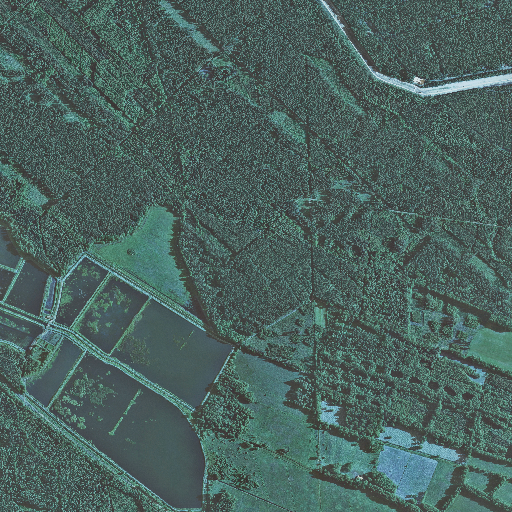
#> input picture data/processed/images/M-33-20-D-c-4-2.png, 512 x 512 px, found by its file name; its folder holds only this picture in this run
$ jupyter execute --allow-errors 01_data_prep.ipynb   (shell and % lines are left out)
#> lines starting #> are read from the running program, lines starting #| are printed output that depends on the picture
[cell 1]
# ===============================================
# 01_data_prep.ipynb
# Dataset visualization + preprocessing pipeline
# ===============================================

import os
import cv2
import numpy as np
import matplotlib.pyplot as plt
from tqdm import tqdm
from sklearn.model_selection import train_test_split

# Paths
RAW_IMG_DIR = "/Users/dhruvkumartiwari/Desktop/Dhruv_CODING/water-boundary-detector/data/raw/images"
RAW_MASK_DIR = "/Users/dhruvkumartiwari/Desktop/Dhruv_CODING/water-boundary-detector/data/raw/masks"
PROC_IMG_DIR = "/Users/dhruvkumartiwari/Desktop/Dhruv_CODING/water-boundary-detector/data/processed/images"
PROC_MASK_DIR = "/Users/dhruvkumartiwari/Desktop/Dhruv_CODING/water-boundary-detector/data/processed/masks"

os.makedirs(PROC_IMG_DIR, exist_ok=True)
os.makedirs(PROC_MASK_DIR, exist_ok=True)

# ---------------------------------------------------
# STEP 1: Inspect few samples
# ---------------------------------------------------
sample_imgs = os.listdir(RAW_IMG_DIR)[:3]

for fname in sample_imgs:
    img_path = os.path.join(RAW_IMG_DIR, fname)
    mask_path = os.path.join(RAW_MASK_DIR, fname)

    img = cv2.imread(img_path)
#> img is the input picture: shape (512, 512, 3); mean B, G, R 95, 99.3, 75.6
    mask = cv2.imread(mask_path, 0)  # grayscale
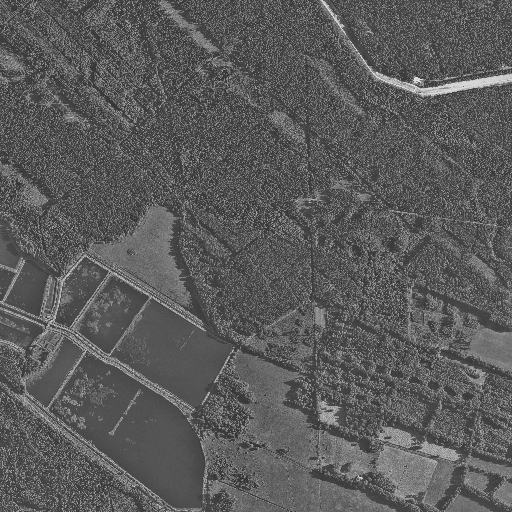
#> mask: shape (512, 512); min 45, max 231, mean 91.2

    plt.figure(figsize=(10, 5))
    plt.subplot(1, 2, 1)
    plt.imshow(cv2.cvtColor(img, cv2.COLOR_BGR2RGB))
    plt.title("Original Image")

    plt.subplot(1, 2, 2)
    plt.imshow(mask, cmap="gray")
    plt.title("Segmentation Mask")
    plt.show()
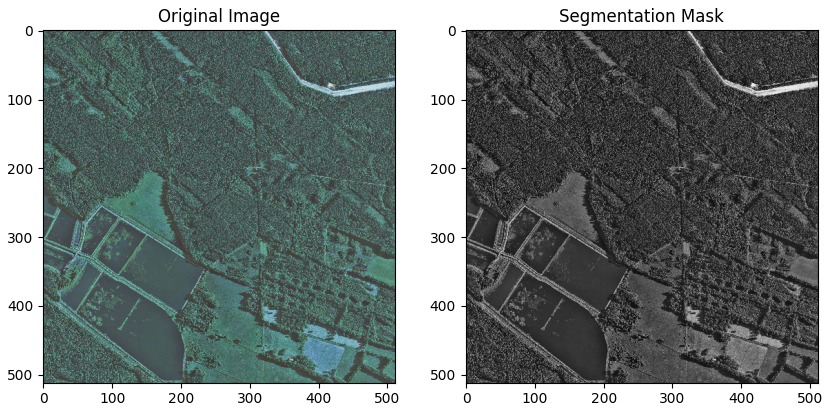
#> figure drawn by matplotlib, 2 panels

# ---------------------------------------------------
# STEP 2: Define constants and helper functions
# ---------------------------------------------------
IMAGE_SIZE = 512  # resize target

# You may need to check which pixel value corresponds to "water" in mask
# For LandCover.ai, 'water' is usually 3, but verify by inspecting the mask.
WATER_CLASS_ID = 3

def preprocess_image_mask(img_path, mask_path):
    img = cv2.imread(img_path)
    mask = cv2.imread(mask_path, 0)

    img_resized = cv2.resize(img, (IMAGE_SIZE, IMAGE_SIZE))
    mask_resized = cv2.resize(mask, (IMAGE_SIZE, IMAGE_SIZE), interpolation=cv2.INTER_NEAREST)

    # Convert to binary mask (water=255, else=0)
    binary_mask = np.where(mask_resized == WATER_CLASS_ID, 255, 0).astype("uint8")

    return img_resized, binary_mask

# ---------------------------------------------------
# STEP 3: Process and save all data (Final Fixed)
# ---------------------------------------------------
from PIL import Image

img_files = os.listdir(RAW_IMG_DIR)
processed_count = 0

for fname in tqdm(img_files, desc="Processing images"):
    img_path = os.path.join(RAW_IMG_DIR, fname)

    # Mask has the SAME name as image, no "_mask" suffix
    mask_path = os.path.join(RAW_MASK_DIR, fname)

    if not os.path.exists(mask_path):
        print(f"⚠️ Skipping (no mask found): {fname}")
        continue

    # Use Pillow for .tif reading (macOS-safe)
    img = np.array(Image.open(img_path).convert("RGB"))
    mask = np.array(Image.open(mask_path).convert("L"))

    img_resized = cv2.resize(img, (IMAGE_SIZE, IMAGE_SIZE))
    mask_resized = cv2.resize(mask, (IMAGE_SIZE, IMAGE_SIZE), interpolation=cv2.INTER_NEAREST)

    # Convert to binary mask: any nonzero pixel = 255
    binary_mask = (mask_resized > 0).astype("uint8") * 255
#> binary_mask: shape (512, 512); every value is 255

    # Save as .png for better compatibility
    out_name = os.path.splitext(fname)[0] + ".png"
    cv2.imwrite(os.path.join(PROC_IMG_DIR, out_name), img_resized)
    cv2.imwrite(os.path.join(PROC_MASK_DIR, out_name), binary_mask)

    processed_count += 1

print(f"✅ Preprocessing complete! {processed_count} image-mask pairs saved in 'data/processed/'")


# ---------------------------------------------------
# STEP 4: Train/Validation/Test split
# ---------------------------------------------------
images = sorted(os.listdir(PROC_IMG_DIR))
#> (the rest of this cell did not finish here and is left out)

$ run again, on data/processed/images/M-33-7-A-d-2-3.png
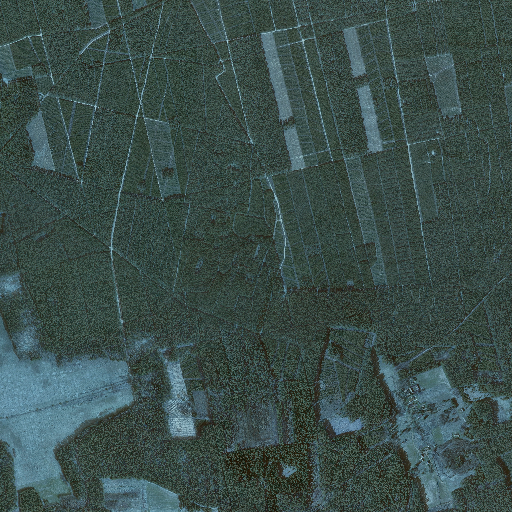
#> input picture data/processed/images/M-33-7-A-d-2-3.png, 512 x 512 px, found by its file name
#> img is the input picture: shape (512, 512, 3); mean B, G, R 74.8, 78.4, 59
#> `mask = cv2.imread(mask_path, 0)`:
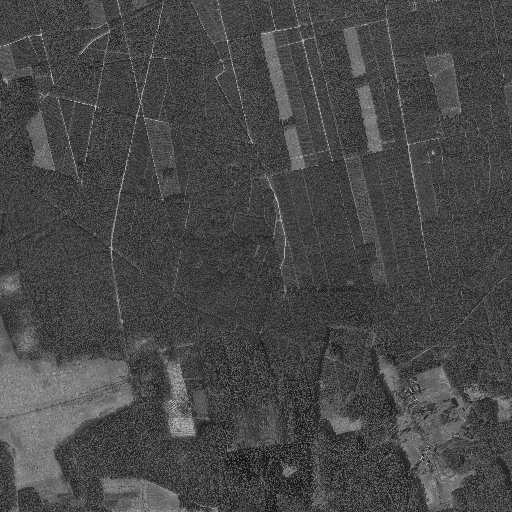
#> mask: shape (512, 512); min 10, max 221, mean 71.7
#> `plt.show()`:
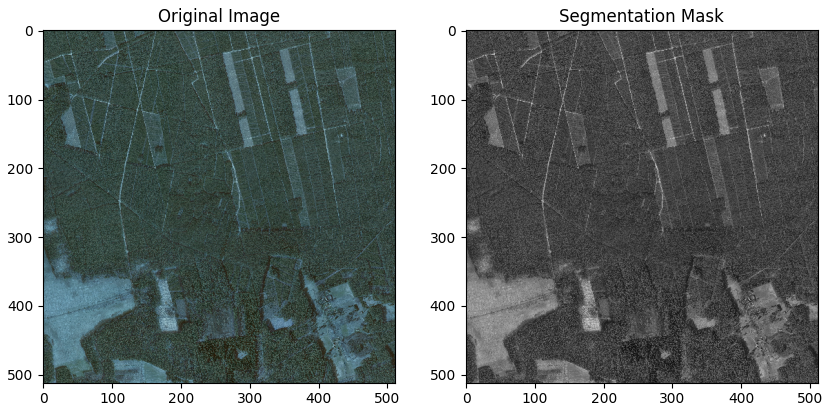
#> figure drawn by matplotlib, 2 panels
#> binary_mask: shape (512, 512); every value is 255

$ run again, on data/processed/images/M-33-7-A-d-3-2.png
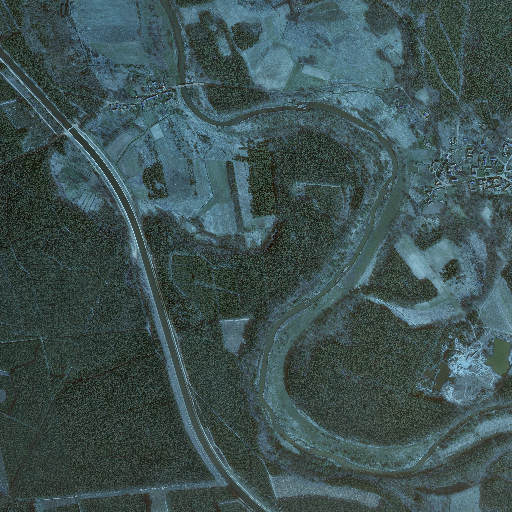
#> input picture data/processed/images/M-33-7-A-d-3-2.png, 512 x 512 px, found by its file name
#> img is the input picture: shape (512, 512, 3); mean B, G, R 82.6, 82.5, 62.4
#> `mask = cv2.imread(mask_path, 0)`:
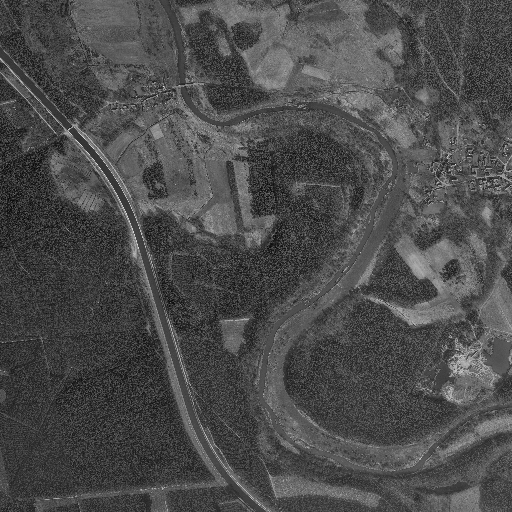
#> mask: shape (512, 512); min 5, max 234, mean 76
#> `plt.show()`:
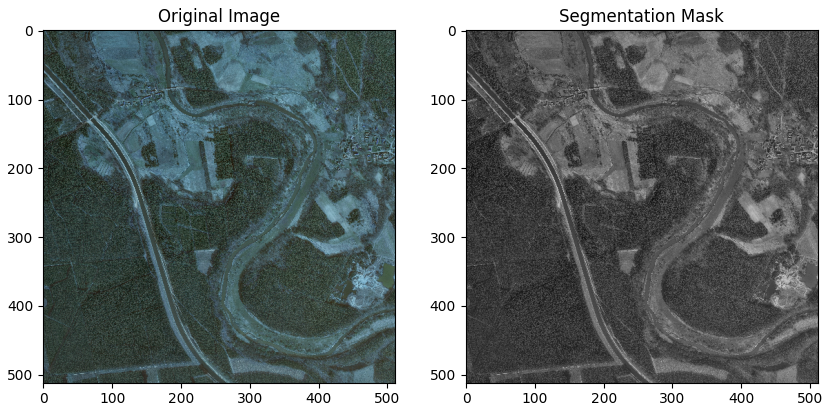
#> figure drawn by matplotlib, 2 panels
#> binary_mask: shape (512, 512); every value is 255

$ run again, on data/processed/images/M-34-32-B-a-4-3.png
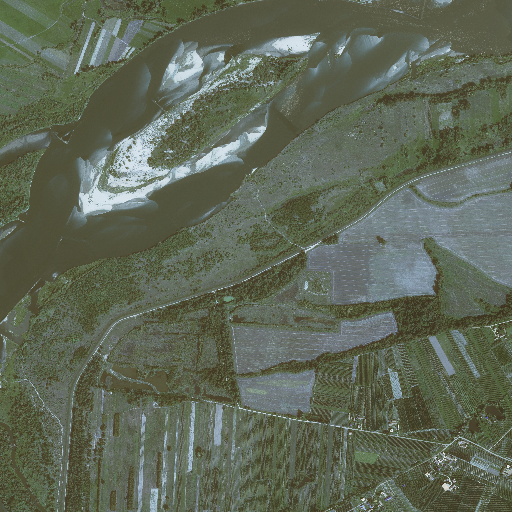
#> input picture data/processed/images/M-34-32-B-a-4-3.png, 512 x 512 px, found by its file name
#> img is the input picture: shape (512, 512, 3); mean B, G, R 87.2, 104.2, 96
#> `mask = cv2.imread(mask_path, 0)`:
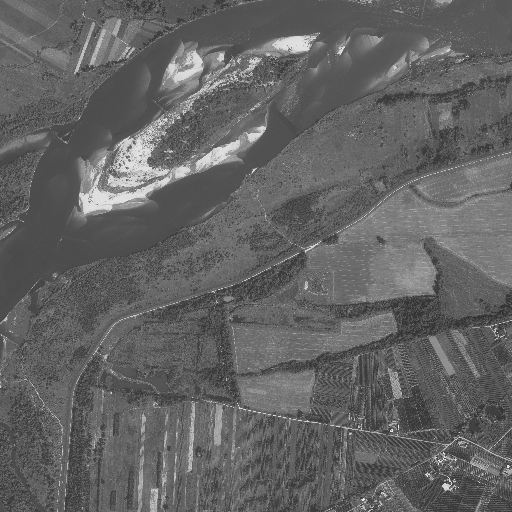
#> mask: shape (512, 512); min 48, max 250, mean 99.3
#> `plt.show()`:
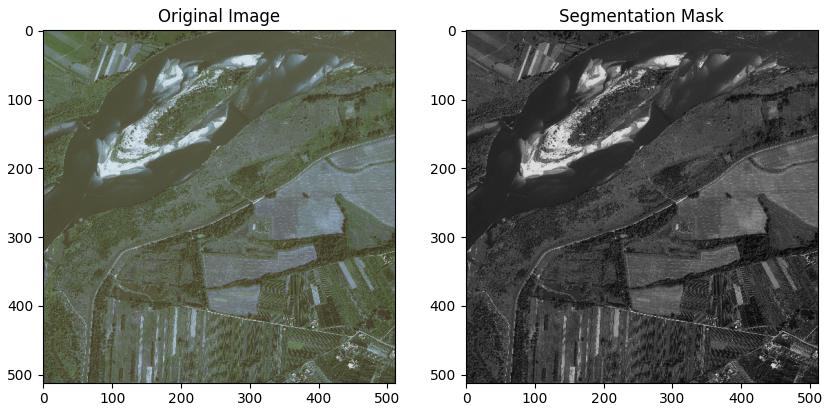
#> figure drawn by matplotlib, 2 panels
#> binary_mask: shape (512, 512); every value is 255

$ run again, on data/processed/images/M-33-20-D-d-3-3.png
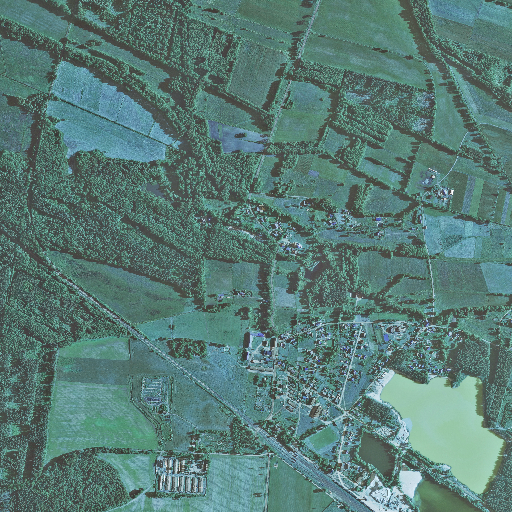
#> input picture data/processed/images/M-33-20-D-d-3-3.png, 512 x 512 px, found by its file name
#> img is the input picture: shape (512, 512, 3); mean B, G, R 118.3, 123.8, 89.2
#> `mask = cv2.imread(mask_path, 0)`:
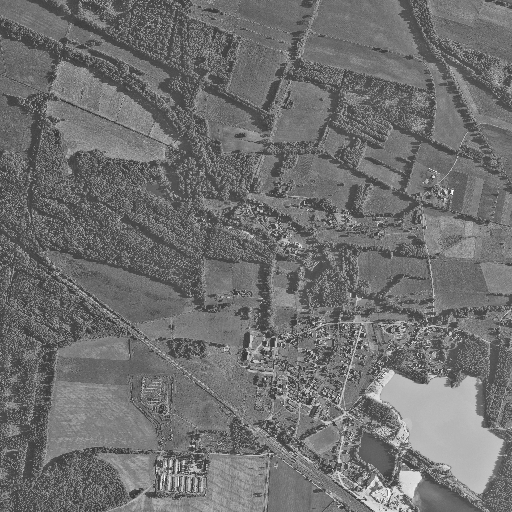
#> mask: shape (512, 512); min 47, max 254, mean 112.3
#> `plt.show()`:
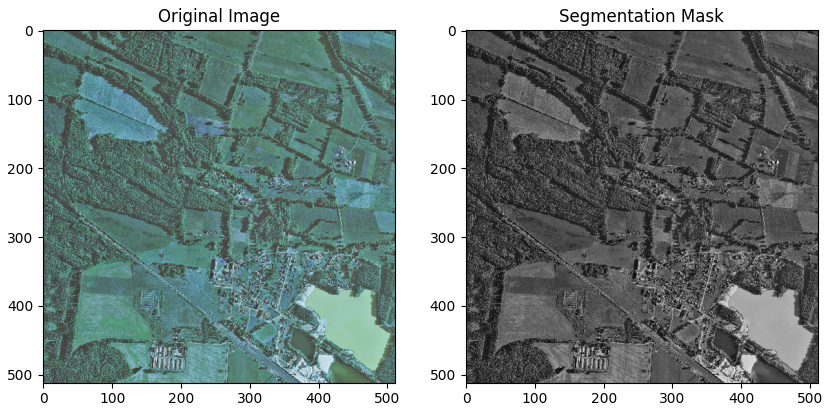
#> figure drawn by matplotlib, 2 panels
#> binary_mask: shape (512, 512); every value is 255
